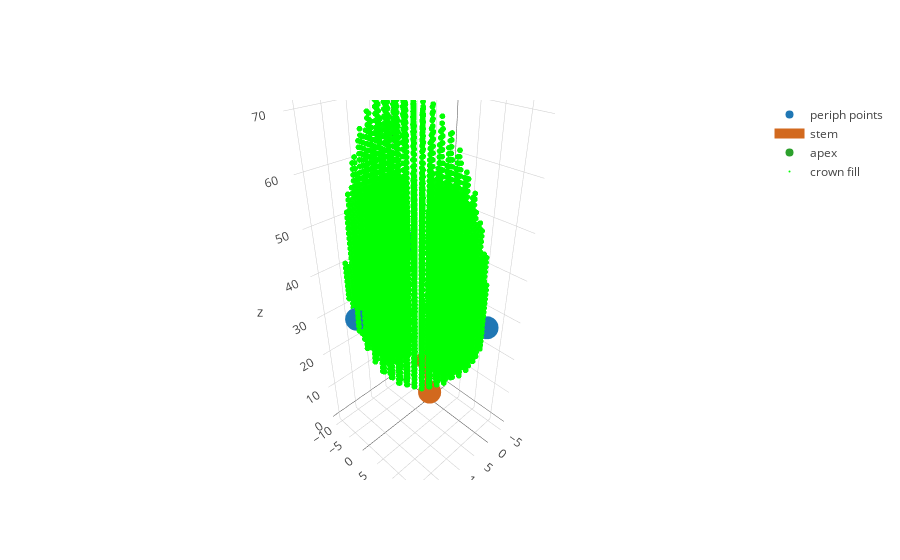

Notebook cell for this chart:
### Code cell
# x,y,z = np.vstack([periph_pts, periph_pts[0]]).T
# periph = go.Mesh3d(x=x,y=y,z=z,name='periph points') 

x,y,z = periph_pts.T
periph = go.Scatter3d(x=x,y=y,z=z,name='periph points', mode='markers') 

x,y,z = np.vstack([stem_base, crown_base]).T
stem = go.Scatter3d(x=x,y=y,z=z, name='stem', mode='lines+markers',
                   line=dict(color='#D2691E', width=15))

x,y,z = crown_apex.T
apex = go.Scatter3d(x=[x],y=[y],z=[z],name='apex', mode='markers')

# generate hull
xs = np.arange(periph_pts[:,0].min()-20, periph_pts[:,0].max()+20, 2)
ys = np.arange(periph_pts[:,1].min()-20, periph_pts[:,1].max()+20, 2)
zs = np.arange(stem_base[2], crown_apex[2], 1)
xx, yy, zz = np.meshgrid(xs, ys, zs)

arr = asymmetric_hull(xs, ys, zs,
                      stem_base, 
                      periph_pts, 
                      crown_base,
                      crown_apex, 
                      crown_shapes) # crown shapes

crown_fill = go.Scatter3d(x=xx[arr],y=yy[arr],z=zz[arr], mode='markers',name='crown fill',
                          marker=dict(size=2, color='rgba(0,256,0,0.99)'))

# make the plot
layout = go.Layout()
fig = go.Figure(data=[periph, stem, apex, crown_fill],layout=layout)
iplot(fig)

### Figure 1 — Plotly figure (JSON) as saved in the notebook; plotly's stock layout.template omitted (floating-point values rounded to 4 significant figures; data arrays with more than 128 entries replaced by an {"elided": "..."} marker saying what was removed)
{"data": [{"mode": "markers", "name": "periph points", "type": "scatter3d", "x": [20, 0, -5, 0], "y": [0, 15, 0, -8], "z": [35, 30, 45, 40]}, {"line": {"color": "#D2691E", "width": 15}, "mode": "lines+markers", "name": "stem", "type": "scatter3d", "x": [0, 3.371], "y": [0, 2.447], "z": [0, 15]}, {"mode": "markers", "name": "apex", "type": "scatter3d", "x": [11.63], "y": [4.553], "z": [75]}, {"marker": {"color": "rgba(0,256,0,0.99)", "size": 2}, "mode": "markers", "name": "crown fill", "type": "scatter3d", "x": {"elided": "5582 int values"}, "y": {"elided": "5582 int values"}, "z": {"elided": "5582 int values"}}], "layout": {}}
